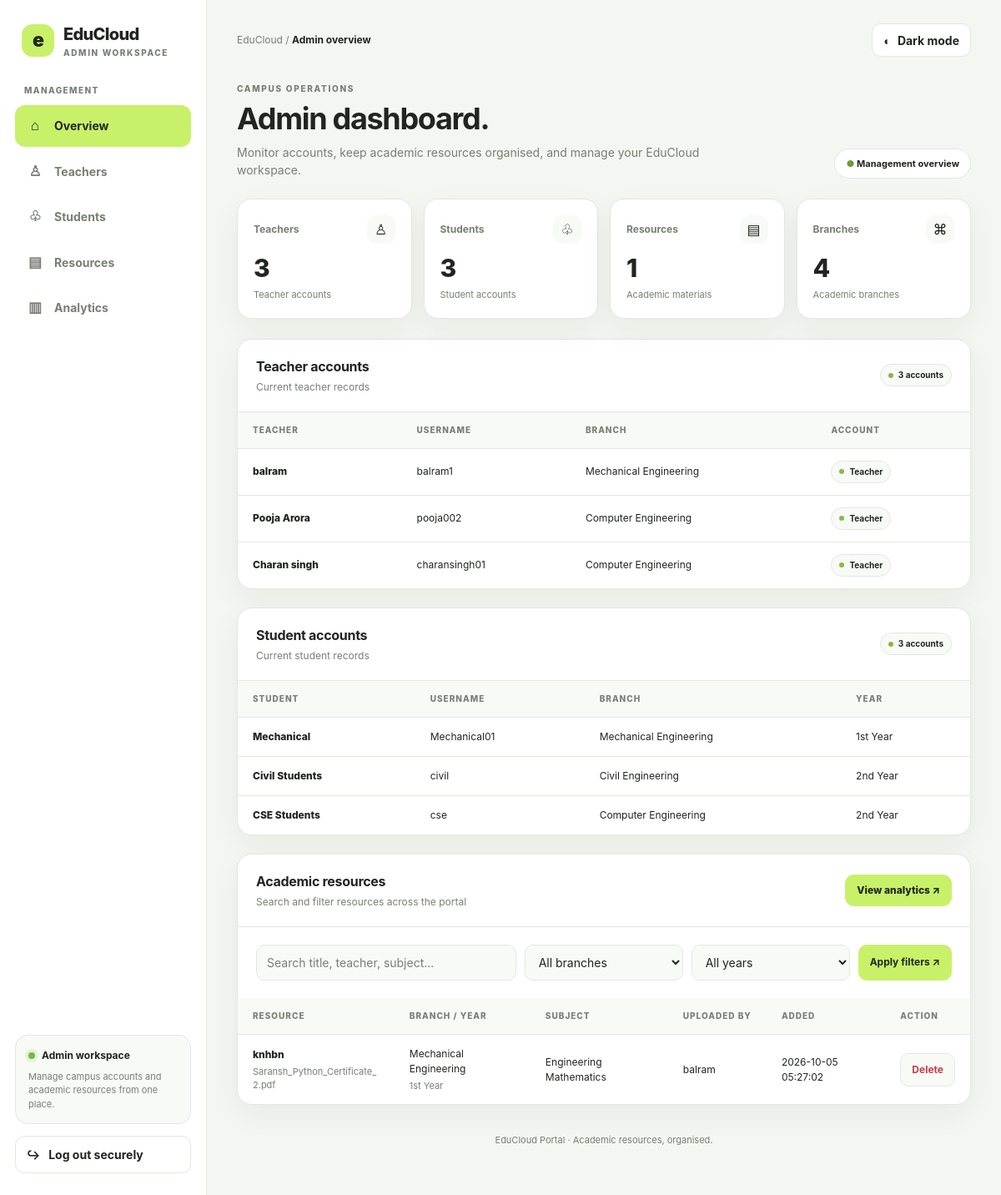
Screenshot of /admin (signed in) with the database file from the repository.
### tables this page shows
CREATE TABLE users (
            id INTEGER PRIMARY KEY AUTOINCREMENT,

            name TEXT NOT NULL,

            username TEXT NOT NULL UNIQUE,

            password TEXT NOT NULL,

            role TEXT NOT NULL,

            branch_id INTEGER,

            year_id INTEGER,

            FOREIGN KEY (branch_id)
                REFERENCES branches(id),

            FOREIGN KEY (year_id)
                REFERENCES years(id)
        );

CREATE TABLE branches (
            id INTEGER PRIMARY KEY AUTOINCREMENT,
            name TEXT NOT NULL,
            code TEXT NOT NULL UNIQUE
        );

CREATE TABLE years (
            id INTEGER PRIMARY KEY AUTOINCREMENT,
            name TEXT NOT NULL UNIQUE
        );

CREATE TABLE resources (
            id INTEGER PRIMARY KEY AUTOINCREMENT,

            title TEXT NOT NULL,

            description TEXT,

            filename TEXT NOT NULL,

            branch_id INTEGER NOT NULL,

            year_id INTEGER NOT NULL,

            subject_id INTEGER NOT NULL,

            uploaded_by INTEGER NOT NULL,

            created_at TIMESTAMP DEFAULT CURRENT_TIMESTAMP,

            FOREIGN KEY (branch_id)
                REFERENCES branches(id),

            FOREIGN KEY (year_id)
                REFERENCES years(id),

            FOREIGN KEY (subject_id)
                REFERENCES subjects(id),

            FOREIGN KEY (uploaded_by)
                REFERENCES users(id)
        );

CREATE TABLE subjects (
            id INTEGER PRIMARY KEY AUTOINCREMENT,

            name TEXT NOT NULL,

            branch_id INTEGER NOT NULL,

            year_id INTEGER NOT NULL,

            FOREIGN KEY (branch_id)
                REFERENCES branches(id),

            FOREIGN KEY (year_id)
                REFERENCES years(id)
        );

### app.py (the view, shortened to what this page needs)
@app.route("/admin")
def admin_dashboard():
    if "user_id" not in session:
        return redirect("/login")
    if session["role"] != "admin":
        return redirect("/login")
    search = request.args.get("search", "").strip()
    branch_filter = request.args.get("branch", "").strip()
    resource_search = request.args.get(
        "resource_search",
        ""
    ).strip()
    resource_branch = request.args.get(
        "resource_branch",
        ""
    ).strip()
    resource_year = request.args.get(
        "resource_year",
        ""
    ).strip()
    connection = get_db()
    branches = connection.execute("""
        SELECT *
        FROM branches
        ORDER BY name
    """).fetchall()
    years = connection.execute("""
        SELECT *
        FROM years
        ORDER BY id
    """).fetchall()
    teacher_query = """
        SELECT
            users.id,
            users.name,
            users.username,
            branches.name AS branch_name,
            users.branch_id

        FROM users

        LEFT JOIN branches
            ON users.branch_id = branches.id

        WHERE users.role = 'teacher'
    """
    teacher_params = []
    if branch_filter:
        teacher_query += """
            AND users.branch_id = ?
        """
        teacher_params.append(branch_filter)
    teacher_query += """
        ORDER BY users.id DESC
    """
    teachers = connection.execute(
        teacher_query,
        teacher_params
    ).fetchall()
    student_query = """
        SELECT
            users.id,
            users.name,
            users.username,
            users.branch_id,
            users.year_id,
            branches.name AS branch_name,
            years.name AS year_name

        FROM users

        LEFT JOIN branches
            ON users.branch_id = branches.id

        LEFT JOIN years
            ON users.year_id = years.id

        WHERE users.role = 'student'
    """
    student_params = []
    if branch_filter:
        student_query += """
            AND users.branch_id = ?
        """
        student_params.append(branch_filter)
    student_query += """
        ORDER BY users.id DESC
    """
    students = connection.execute(
        student_query,
        student_params
    ).fetchall()
    resource_query = """
        SELECT
            resources.id,
            resources.title,
            resources.description,
            resources.filename,
            resources.created_at,

            resources.branch_id,
            resources.year_id,
            resources.subject_id,
            resources.uploaded_by,

            branches.name AS branch_name,
            years.name AS year_name,
            subjects.name AS subject_name,
            users.name AS teacher_name,
            users.username AS teacher_username

        FROM resources

        LEFT JOIN branches
            ON resources.branch_id = branches.id

        LEFT JOIN years
            ON resources.year_id = years.id

        LEFT JOIN subjects
            ON resources.subject_id = subjects.id

        LEFT JOIN users
            ON resources.uploaded_by = users.id

        WHERE 1 = 1
    """
    resource_params = []
    if resource_branch:
        resource_query += """
            AND resources.branch_id = ?
        """
        resource_params.append(resource_branch)
    if resource_year:
        resource_query += """
            AND resources.year_id = ?
        """
        resource_params.append(resource_year)
    resource_query += """
        ORDER BY resources.id DESC
    """
    resources = connection.execute(
        resource_query,
        resource_params
    ).fetchall()
    teacher_count = connection.execute("""
        SELECT COUNT(*) AS count
        FROM users
        WHERE role = 'teacher'
    """).fetchone()["count"]
    student_count = connection.execute("""
        SELECT COUNT(*) AS count
        FROM users
        WHERE role = 'student'
    """).fetchone()["count"]
    resource_count = connection.execute("""
        SELECT COUNT(*) AS count
        FROM resources
    """).fetchone()["count"]
    connection.close()
    return render_template(
        "admin.html",
        name=session["name"],
        teachers=teachers,
        students=students,
        resources=resources,
        branches=branches,
        years=years,
        teacher_count=teacher_count,
        student_count=student_count,
        resource_count=resource_count,
        search=search,
        branch_filter=branch_filter,
        resource_search=resource_search,
        resource_branch=resource_branch,
        resource_year=resource_year
    )

### app.py (called while the page is built)
def get_db():
    connection = sqlite3.connect(DATABASE)
    connection.row_factory = sqlite3.Row
    return connection

### templates/admin.html (shortened to what this page needs)
<!DOCTYPE html>
<html lang="en">
<head>
</head>
<body>
<div class="layout" id="top">
  <aside class="sidebar" aria-label="Admin navigation">
    <a class="brand" href="/admin">
      <span class="brand-mark">e</span>
      <span>EduCloud<small>Admin workspace</small></span>
    </a>
    <div class="nav-label">Management</div>
    <nav class="nav">
      <a class="active" href="#top"><span class="nav-icon">⌂</span> Overview</a>
      <a href="#teachers"><span class="nav-icon">♙</span> Teachers</a>
      <a href="#students"><span class="nav-icon">♧</span> Students</a>
      <a href="#resources"><span class="nav-icon">▤</span> Resources</a>
      <a href="/admin/analytics"><span class="nav-icon">▥</span> Analytics</a>
    </nav>
    <div class="side-bottom">
      <div class="status-card">
        <div class="status-line"><span class="status-dot"></span> Admin workspace</div>
        <p>Manage campus accounts and academic resources from one place.</p>
      </div>
      <a class="logout" href="/logout">↪ &nbsp; Log out securely</a>
    </div>
  </aside>
  <main class="main">
    <header class="topbar">
      <div class="crumb">EduCloud / <strong>Admin overview</strong></div>
      <div class="top-actions">
        <button class="icon-button" id="themeToggle" type="button">◐ <span>Theme</span></button>
      </div>
    </header>
    <section class="page-heading">
      <div>
        <div class="eyebrow">Campus operations</div>
        <h1>Admin dashboard.</h1>
        <p>Monitor accounts, keep academic resources organised, and manage your EduCloud workspace.</p>
      </div>
      <div class="heading-pill"><span>●</span> Management overview</div>
    </section>
    <section class="stats" aria-label="Dashboard totals">
      <article class="stat">
        <div class="stat-top"><span class="stat-label">Teachers</span><span class="stat-icon">♙</span></div>
        <div class="stat-value">{{ teachers|length if teachers is defined else 0 }}</div>
        <div class="stat-foot">Teacher accounts</div>
      </article>
      <article class="stat">
        <div class="stat-top"><span class="stat-label">Students</span><span class="stat-icon">♧</span></div>
        <div class="stat-value">{{ students|length if students is defined else 0 }}</div>
        <div class="stat-foot">Student accounts</div>
      </article>
      <article class="stat">
        <div class="stat-top"><span class="stat-label">Resources</span><span class="stat-icon">▤</span></div>
        <div class="stat-value">{{ resources|length if resources is defined else 0 }}</div>
        <div class="stat-foot">Academic materials</div>
      </article>
      <article class="stat">
        <div class="stat-top"><span class="stat-label">Branches</span><span class="stat-icon">⌘</span></div>
        <div class="stat-value">{{ branches|length if branches is defined else 0 }}</div>
        <div class="stat-foot">Academic branches</div>
      </article>
    </section>
    <section class="panel" id="teachers">
      <div class="panel-head">
        <div><h2>Teacher accounts</h2><p>Current teacher records</p></div>
        <span class="tag">{{ teachers|length if teachers is defined else 0 }} accounts</span>
      </div>
      {% if teachers is defined and teachers %}
      <div class="table-wrap">
        <table>
          <thead><tr><th>Teacher</th><th>Username</th><th>Branch</th><th>Account</th></tr></thead>
          <tbody>
          {% for teacher in teachers %}
            <tr>
              <td data-label="Teacher"><span class="primary-text">{{ teacher["name"] if teacher["name"] is defined else teacher["username"] if teacher["username"] is defined else "Teacher" }}</span></td>
              <td data-label="Username">{{ teacher["username"] if teacher["username"] is defined else "—" }}</td>
              <td data-label="Branch">{{ teacher["branch_name"] if teacher["branch_name"] is defined else teacher["branch"] if teacher["branch"] is defined else "—" }}</td>
              <td data-label="Account"><span class="tag">Teacher</span></td>
            </tr>
          {% endfor %}
          </tbody>
        </table>
      </div>
      {% else %}
      <div class="empty"><strong>No teacher records to display</strong>Teacher accounts will appear here when available.</div>
      {% endif %}
    </section>
    <section class="panel" id="students">
      <div class="panel-head">
        <div><h2>Student accounts</h2><p>Current student records</p></div>
        <span class="tag">{{ students|length if students is defined else 0 }} accounts</span>
      </div>
      {% if students is defined and students %}
      <div class="table-wrap">
        <table>
          <thead><tr><th>Student</th><th>Username</th><th>Branch</th><th>Year</th></tr></thead>
          <tbody>
          {% for student in students %}
            <tr>
              <td data-label="Student"><span class="primary-text">{{ student["name"] if student["name"] is defined else student["username"] if student["username"] is defined else "Student" }}</span></td>
              <td data-label="Username">{{ student["username"] if student["username"] is defined else "—" }}</td>
              <td data-label="Branch">{{ student["branch_name"] if student["branch_name"] is defined else student["branch"] if student["branch"] is defined else "—" }}</td>
              <td data-label="Year">{{ student["year_name"] if student["year_name"] is defined else student["year"] if student["year"] is defined else "—" }}</td>
            </tr>
          {% endfor %}
          </tbody>
        </table>
      </div>
      {% else %}
      <div class="empty"><strong>No student records to display</strong>Student accounts will appear here when available.</div>
      {% endif %}
    </section>
    <section class="panel" id="resources">
      <div class="panel-head">
        <div><h2>Academic resources</h2><p>Search and filter resources across the portal</p></div>
        <a class="analytics-link" href="/admin/analytics">View analytics ↗</a>
      </div>
      <div class="panel-body">
        <form class="filter-bar" method="GET" action="/admin" id="resourceFilters">
          <input class="control" type="search" name="resource_search" id="resourceSearch"
                 placeholder="Search title, teacher, subject..."
                 value="{{ resource_search|default('', true) }}">
          <select class="control" name="resource_branch" id="resourceBranch">
            <option value="">All branches</option>
          </select>
          <select class="control" name="resource_year" id="resourceYear">
            <option value="">All years</option>
          </select>
          <button class="btn btn-primary" type="submit">Apply filters ↗</button>
        </form>
      </div>
      {% if resources is defined and resources %}
      <div class="table-wrap">
        <table>
          <thead><tr><th>Resource</th><th>Branch / Year</th><th>Subject</th><th>Uploaded by</th><th>Added</th><th>Action</th></tr></thead>
          <tbody>
          {% for resource in resources %}
            <tr>
              <td data-label="Resource">
                <span class="primary-text resource-title">{{ resource["title"] if resource["title"] is defined else "Untitled resource" }}</span>
                <span class="secondary-text">{{ resource["filename"] if resource["filename"] is defined else "" }}</span>
              </td>
              <td data-label="Branch / Year">
                {{ resource["branch_name"] if resource["branch_name"] is defined else "—" }}
                <span class="secondary-text">{{ resource["year_name"] if resource["year_name"] is defined else "—" }}</span>
              </td>
              <td data-label="Subject">{{ resource["subject_name"] if resource["subject_name"] is defined else "—" }}</td>
              <td data-label="Uploaded by">
                {{ resource["teacher_name"] if resource["teacher_name"] is defined else resource["teacher_username"] if resource["teacher_username"] is defined else "—" }}
              </td>
              <td data-label="Added">{{ resource["created_at"] if resource["created_at"] is defined else "—" }}</td>
              <td data-label="Action">
                {% if resource["id"] is defined %}
                  <form method="POST" action="/admin/delete-resource/{{ resource['id'] }}"
                        onsubmit="return confirm('Delete this resource? This action cannot be undone.');">
                    <button class="btn" type="submit" style="color:var(--danger)">Delete</button>
                  </form>
                {% else %}
                  <span class="secondary-text">No action available</span>
                {% endif %}
              </td>
            </tr>
          {% endfor %}
          </tbody>
        </table>
      </div>
      {% else %}
      <div class="empty"><strong>No resources found</strong>Try changing the filters, or upload academic material first.</div>
      {% endif %}
    </section>
    <div class="footer-note">EduCloud Portal · Academic resources, organised.</div>
  </main>
</div>
</body>
</html>

### rows the page displays
users: name "balram", username "balram1", name "Mechanical Engineering"
users: name "Pooja Arora", username "pooja002", name "Computer Engineering"
users: name "Charan singh", username "charansingh01", name "Computer Engineering"
users: name "Mechanical", username "Mechanical01", name "Mechanical Engineering", name "1st Year"
users: name "Civil Students", username "civil", name "Civil Engineering", name "2nd Year"
users: name "CSE Students", username "cse", name "Computer Engineering", name "2nd Year"
resources: title "knhbn", filename "Saransh_Python_Certificate_2.pdf", name "Mechanical Engineering", name "1st Year", name "Engineering Mathematics", name "balram", created_at "2026-10-05 05:27:02"

### other values shown
{{ teachers|length if teachers is defined else 0 }} "3"
{{ students|length if students is defined else 0 }} "3"
{{ resources|length if resources is defined else 0 }} "1"
{{ branches|length if branches is defined else 0 }} "4"
